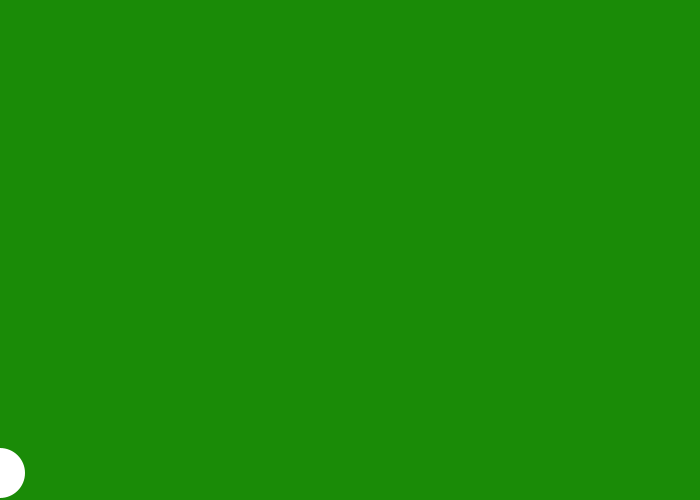
Frame 1 (no input)
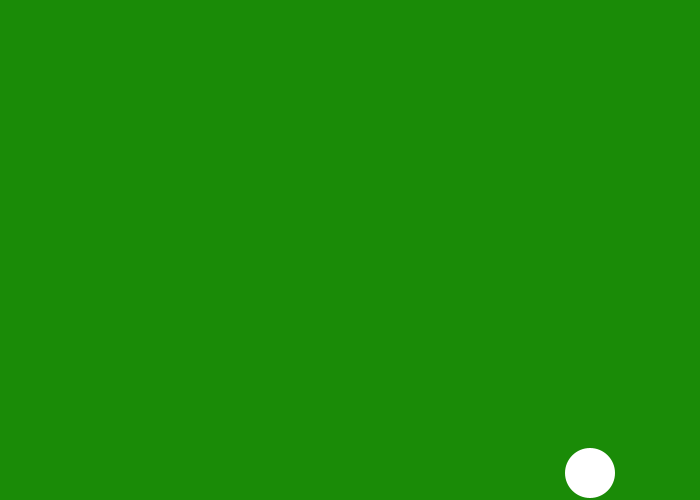
Frame 60 (the mouse pressed at the canvas centre just before this capture)
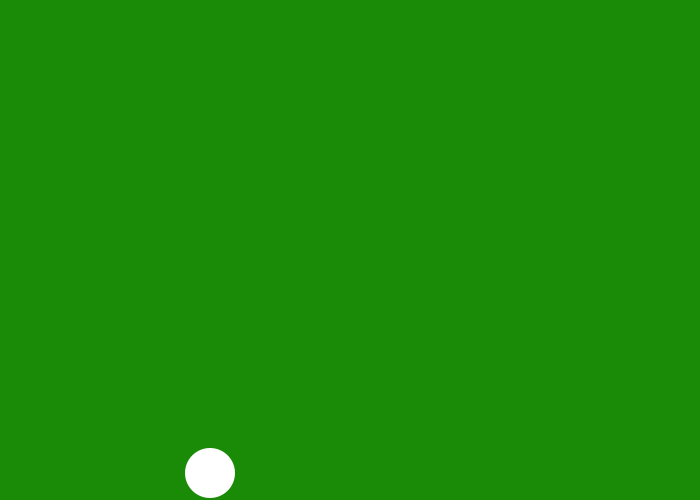
Frame 120 (the mouse held since frame 60 and released just before this capture)

The Processing sketch that drew these frames (run headless with seeded random() and noise(); from frame 60 on, the mouse is pressed at the canvas centre):

// Processing sketch: processing_33179
// ── processing_33179.pde

int circleX = 0;
int vel = 10;
int circleY = 473;
int rad = 50;

 
void setup(){
  size(700,500);
  background(255,0,127);
   
  frameRate(60);
}

void draw()

{
  background(#1a8b07);
   
  fill(255);
  noStroke();
  ellipse(circleX,circleY,rad,rad);
   
  circleX = circleX + vel;
   
  if(circleX==width){
    vel = -vel;
    rad = 50;
  }
  else if(circleX==0){
    vel = -vel;
  }
}
